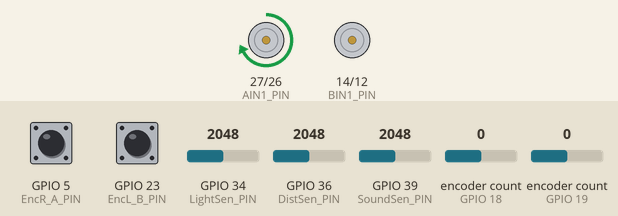
This sketch was run on a simulated ESP32. Shown: motor-driver pin pairs drawn as motors (green arrow = first pin HIGH = forward, orange = second pin HIGH = backward, longer = more drive, scaled by the enable pin). The inputs (shaded band) are chosen by the test bench; at power-on: GPIO 5 (EncR_A_PIN) HIGH, GPIO 23 (EncL_B_PIN) HIGH, GPIO 34 (LightSen_PIN) = 2048, GPIO 36 (DistSen_PIN) = 2048, GPIO 39 (SoundSen_PIN) = 2048, encoder count (sensors on GPIO 18, GPIO 19) 0. What the sketch prints to the serial monitor is not drawn.

Above: at 0.2 s.
Timing chart, 0 to 1.7 s (numbered marks = the images above):
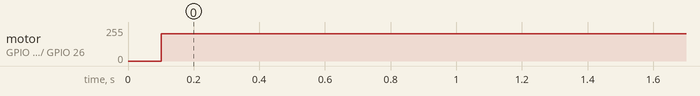

Measured:
- by itself, motor on GPIO 27 (AIN1_PIN) / GPIO 26 (AIN2_PIN): stopped → forward 204/255 at 0.10 s

The sketch:

Prog_mobileRobotControl.ino
```cpp
/* -----------------------------------------------------------------------------
 *  Prog_whttlRotate_pwm1_func.ino:
 * ESP32_DevKitC_ver4+TB6612FNG モータドライバでモータを回すプログラム
 * LEDCでpwmを出力し、両車輪の角速度を計測するプログラム 10s間回転後、停止。
 * アクチュエータは、pololuのエンコーダ付きDS-16413-DG01D-Eで確認済み。
 * 2020.03.23  by jeong
--------------------------------------------------------------------------------*/

//#include <RotaryEncoder.h>  //エンコーダを使うためのライブラリのインクルード
#include <Ticker.h>
#include "mobileRobot.h"    //ロボット制御用ヘッダファイル

Ticker timerLoop;
void timerloop();                   //タイマー割込み timerloop関数

//----ユーザグルーバル変数--------
int dutyRatioL;                                 //左車輪用dutyRatio用変数
int dutyRatioR;                                 //右車輪用dutyRatio用変数
float newAngL;                                  //左車輪用回転角度用変数
float newAngR;                                  //右車輪用回転角度用変数
double newAngVelL;                              //左車輪用回転角速度変数
double newAngVelR;                              //右車輪用回転角速度変数
//------------------------------


///////////SETUP///////////////////////////////
void setup(){

  //Serial_1との通信速度(PCとの通信)
  Serial.begin(115200);          //9600 bpsに設定

  //ロボット制御用セットアップ関数
  robotSetup();
  timerLoop.attach_ms(SAMP_TIMEms,timerloop);  //timerloop関数をSAMP_TIMEmsで設定
}


//------- プログラムループ(繰り返し実行)
void loop() {

  if( newAngL > 1000 ) dutyRatioL = 0;    //10sになったら、左車輪を止める
  else dutyRatioL = 80;

  }


void timerloop(){

  //一定時間間隔で実行されるべきユーザプログラム

 double time_ms = millis();               //プログラムの実行時間を計測

 newAngL = getAngleL();                   //角度計算関数の実行
 newAngVelL = getAngVelL();               //角速度計算関数の実行
 newAngR = getAngleR();                   //角度計算関数の実行
 newAngVelR = getAngVelR();               //角速度計算関数の実行

 //--【左車輪をdutyRatio=60%で回転】
// if( time_ms > 10000 ) dutyRatioL = 0;    //10sになったら、左車輪を止める
// else dutyRatioL = 80;

 //--【右車輪をdutyRatio=60%で回転】
// if( time_ms > 10000 ) dutyRatioR = 0;    //10sになったら、右車輪を止める
// else dutyRatioR = 80;

  motorOutputL(dutyRatioL);
  motorOutputR(dutyRatioR);

  //--【counter値と車輪角度を表示」
  if(0){
  Serial.print("  time:");  Serial.print(time_ms);
  Serial.print("  angL:");  Serial.print(newAngL);
  Serial.print("  angVelL:");  Serial.print(newAngVelL);
  Serial.print("  angR:");  Serial.print(newAngR);
  Serial.print("  angVelR:");  Serial.print(newAngVelR);
  }
  if(1){
  Serial.print("  Light:");  Serial.print(getLightSen());
  Serial.print("  Sound:");  Serial.print(getSoundSen());
  Serial.print("  Distance:");  Serial.print(getDistanceSen());
  Serial.println();
  }
 }
```

mobileRobot.cpp
```cpp
#include <RotaryEncoder.h>  //エンコーダを使うためのライブラリのインクルード
#include <Ticker.h>
#include "mobileRobot.h"

RotaryEncoder encoderL(EncL_A_PIN, EncL_B_PIN);   //IO19とIO23を左車輪カウンター入力用として設定
RotaryEncoder encoderR(EncR_B_PIN, EncR_A_PIN);   //IO5とIO18を右車輪　　”　（左車輪と逆方向）

//-------変数定義

void robotSetup(){

  //--【PIN mode（機能）の設定】　
  pinMode(PWMA_PIN,OUTPUT);    //PWMA_PINをpwm用のOUTPUTに設定
  pinMode(AIN1_PIN,OUTPUT);    //AIN1_PINを回転方向用のOUTPUTに設定
  pinMode(AIN2_PIN,OUTPUT);    //AIN1_PINを回転方向用のOUTPUTに設定
  pinMode(PWMB_PIN,OUTPUT);    //PWMB_PINをpwm用のOUTPUTに設定
  pinMode(BIN1_PIN,OUTPUT);    //BIN1_PINを回転方向用のOUTPUTに設定
  pinMode(BIN2_PIN,OUTPUT);    //BIN2_PINを回転方向用のOUTPUTに設定


  //--【LEDCの設定】
  ledcSetup(LEDC_CHANNEL_0, LEDC_SERVO_FREQ, LEDC_TIMER_BIT);  //左車輪用LEDC_CHANNEL_0の設定
  ledcSetup(LEDC_CHANNEL_1, LEDC_SERVO_FREQ, LEDC_TIMER_BIT);  //右車輪用LEDC_CHANNEL_1の設定

  //--【LEDCとpwm用pinの接続】
  ledcAttachPin(PWMA_PIN, LEDC_CHANNEL_0);      //LEDC_CHANNEL_0をPWMA_PINへ出力
  ledcAttachPin(PWMB_PIN, LEDC_CHANNEL_1);      //LEDC_CHANNEL_1をPWMB_PINへ出力

   //--【Encoder用pinを外部interruptに設定】
  attachInterrupt(EncL_A_PIN,ISR,CHANGE);   //IO19番ピンを外部割込み用として設定
  attachInterrupt(EncL_B_PIN,ISR,CHANGE);   //IO23番ピンを外部割込み用として設定
  attachInterrupt(EncR_A_PIN,ISR,CHANGE);   //IO5番ピンを外部割込み用として設定
  attachInterrupt(EncR_B_PIN,ISR,CHANGE);   //IO18番ピンを外部割込み用として設定


}


/*------------------------------------------
 * float getAngleL()
 * 引数：なし
 * 返り値：angle
 * 左車輪の角度(degee)を計算して返す関数
-------------------------------------------- */
float getAngleL(){

  //--【counter値の読み込み】
  int newCnt = encoderL.getPosition();  //左車輪のカウンター値を読み込む

  //--【counter値を角度に車輪の角度に換算】
  float angle = newCnt*Cnt2Ang;       //左車輪の角度を計算

  return angle;
}


/*------------------------------------------
 * float getAngleR()
 * 引数：なし
 * 返り値：angle
 * 右車輪の角度(degee)を計算して返す関数
-------------------------------------------- */
float getAngleR(){

  //--【counter値の読み込み】
  int newCnt = encoderR.getPosition();  //左車輪のカウンター値を読み込む

  //--【counter値を角度に車輪の角度に換算】
  float angle = newCnt*Cnt2Ang;       //左車輪の角度を計算

  return angle;
}


/*------------------------------------------
 * float getAngVelL()
 * 引数：なし
 * 返り値：angleVel
 * 左車輪の角度(degee)を計算して返す関数
-------------------------------------------- */
double getAngVelL(){

  static int oldCnt=0;                              //１サイクルタイム前のカウント格納用変数
  int newCnt=encoderL.getPosition();                //現在のカウント読み込み
  double diffAngle = (newCnt-oldCnt)*Cnt2Ang;       //角度差分値計算
  double angleVel = diffAngle/(SAMP_TIMEms*0.001);  //角速度の計算

  oldCnt = newCnt;                                   //現在のカウントを次回の計算のために保存

  return angleVel;
}


/*------------------------------------------
 * float getAngVelR()
 * 引数：なし
 * 返り値：angleVel
 * 右車輪の角度(degee)を計算して返す関数
-------------------------------------------- */
double getAngVelR(){

  static int oldCnt=0;                              //１サイクルタイム前のカウント格納用変数
  int newCnt=encoderR.getPosition();                //現在のカウント読み込み
  double diffAngle = (newCnt-oldCnt)*Cnt2Ang;       //角度差分値計算
  double angleVel = diffAngle/(SAMP_TIMEms*0.001);  //角速度の計算

  oldCnt = newCnt;                                   //現在のカウントを次回の計算のために保存

  return angleVel;
}


/*--------------------------------------------
 * void motorOutputL(int mDuty)
 * 引数：mDuty (duty比)
 * 返り値：なし
 * 回転方向、duty制限後のduty値を計算し出力する関数*
 ----------------------------------------------*/
void motorOutputL(int mDuty){

   uint32_t duty = 0;

  //--【引数のduty比を、正と負にわけて処理】
   if(mDuty < 0) {
      digitalWrite(AIN1_PIN,LOW);            //時計方向(-)回転
      digitalWrite(AIN2_PIN,HIGH);
      mDuty = -1*mDuty;                      //duty比を正の数に変換
      if(mDuty > 100) mDuty = 100;           //duty比を100%に制限
      duty = (mDuty/100.)*8192;             //正の整数に変換(duty 100の場合8192)　　
      ledcWrite(LEDC_CHANNEL_0,duty);        //LEDC_CHANNELへpwmを出力
   }
   else {
      digitalWrite(AIN1_PIN,HIGH);           //反時計方向(+)回転
      digitalWrite(AIN2_PIN,LOW);
      mDuty =  1*mDuty;
      if(mDuty > 100) mDuty = 100;
      duty = (mDuty/100.)*8192;
      ledcWrite(LEDC_CHANNEL_0,duty);
   }
}


/*--------------------------------------------
 * void motorOutputR(int mDuty)
 * 引数：mDuty (duty比)
 * 返り値：なし
 * 右車輪の回転方向、duty制限後のduty値を計算し出力する関数*
 ----------------------------------------------*/
 void motorOutputR(int mDuty){

   uint32_t duty = 0;

  //--【引数のduty比を、正と負にわけて処理】
   if(mDuty < 0) {
      digitalWrite(BIN1_PIN,LOW);            //時計方向(-)回転
      digitalWrite(BIN2_PIN,HIGH);
      mDuty = -1*mDuty;                      //duty比を正の数に変換
   }
   else {
      digitalWrite(BIN1_PIN,HIGH);           //反時計方向(+)回転
      digitalWrite(BIN2_PIN,LOW);
      mDuty =  1*mDuty;
   }

   if(mDuty > 100) mDuty = 100;           //duty比を100%に制限
   duty = (mDuty/100.)*8192;             //正の整数に変換(duty 100の場合8192)　　
   ledcWrite(LEDC_CHANNEL_1,duty);        //LEDC_CHANNELへpwmを出力

}


/*--------------------------------------------
 * void IRAM_ATTR ISR()
 * 引数：なし　 返り値：なし
 * Encoder外部割込みサービスの呼び出し
 ----------------------------------------------*/
void IRAM_ATTR ISR() {
  encoderL.tick();               //左車輪用エンコーダの状態を確認
  encoderR.tick();               //右車輪用エンコーダの状態を確認
}


/*--------------------------------------------
 * void getLightSen()
 * 引数：なし　 返り値：照度
 * 光センサの照度を返す関数
 ----------------------------------------------*/
float getLightSen(){

  int dat = analogRead(LightSen_PIN);
  float v = dat*3.6/4096;
  float current = v/0.2;
  float ev = 0.46*current - 0.52;

  return ev;
}

/*--------------------------------------------
 * void getLightSen()
 * 引数：なし　 返り値：音電圧
 * 光センサの照度を返す関数
 ----------------------------------------------*/
float getSoundSen(){

  int dat = analogRead(SoundSen_PIN);
  return dat;
}

/*--------------------------------------------
 * void getDistanceSen()
 * 引数：なし　 返り値：音電圧
 * 光センサの照度を返す関数
 ----------------------------------------------*/
float getDistanceSen(){

  int dat = analogRead(DistSen_PIN);
  float v = dat*3.6/4096;
  float L = 0.182/v;

  return L;
}
```

mobileRobot.h
```cpp
/*

*/

#ifndef MobileRobot_h
#define Mobilerobot_h

//-------------グルーバル定義(プログラム内で値が変わらないものを定義しておく）

#define SAMP_TIMEms 100                          //タイマー割込み時間

//pwm発生用のタイマーチャンネル用定義
#define LEDC_CHANNEL_0 0       //左車輪用pwmA チャンネル0
#define LEDC_CHANNEL_1 1       //右車輪用pwmB チャンネル1
#define LEDC_TIMER_BIT 13      //LEDC PWMタイマー 13bit
#define LEDC_SERVO_FREQ 2500   //pwm 周波数2.5khz

//モータドライバ制御用PIN番号の定義
#define PWMA_PIN 25    //左車輪用PWM出力用IO pin番号
#define AIN2_PIN 26    //左車輪用方向制御用IO pin番号
#define AIN1_PIN 27    //左車輪用方向制御用IO pin番号
#define BIN2_PIN 12    //右車輪用方向制御用IO pin番号
#define BIN1_PIN 14    //右車輪用方向制御用IO pin番号
#define PWMB_PIN 13    //右車輪用PWM出力用IO pin番号
#define dutyMax 100     //車輪用dutyの最大値

//エンコーダ読み込み用PIN番号の定義
#define EncL_A_PIN 19   // 左車輪用Encoder A相入力ピン
#define EncL_B_PIN 23   // 左車輪用Encoder B相入力ピン
#define EncR_A_PIN 5    // 右車輪用Encoder A相入力ピン
#define EncR_B_PIN 18   // 右車輪用Encoder B相入力ピン　　
#define Cnt2Ang    360./132.  //カウンター値を角度に変換 角度= CNT*(360度/1回転時のカウンター値）

//センサ用PIN番号の定義
#define LightSen_PIN A6     // 光センサアナログ入力ピン
#define SoundSen_PIN A3     // 音センサアナログ入力ピン
#define DistSen_PIN A0      // 距離センサアナログ入力ピン

//----------関数定義
void robotSetup();
void motorOutputL(int mDuty);  //左モータドライバにduty比を与える関数
void motorOutputR(int mDuty);  //右モータドライバにduty値を与える関数
void IRAM_ATTR ISR();
float getAngleL();
float getAngleR();
double getAngVelL();
double getAngVelR();

//センサ用関数
float getLightSen();
float getSoundSen();
float getDistanceSen();


#endif
```
